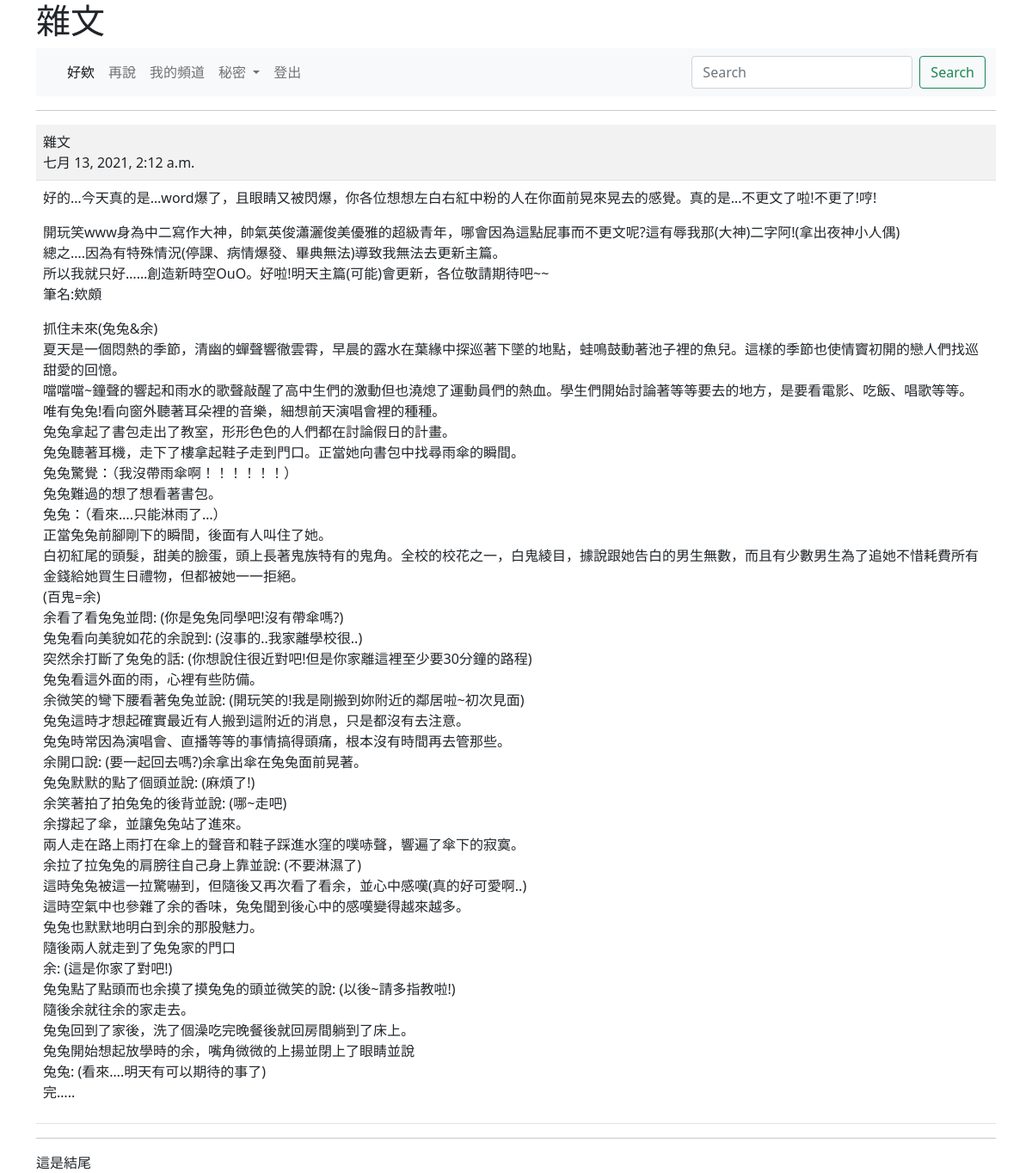
/show/8/ (signed in), run on the app's committed database.
### mysite/models.py (models this page shows, shortened)
class Post(models.Model):
    title = models.CharField(max_length=200)
    content = models.TextField()
    pub_date = models.DateTimeField(default=timezone.now)
    class Meta:
        ordering = ('-pub_date',)

### mysite/views.py (the view)
# urls.py: path('show/<int:id>/',views.show),
@login_required(login_url="/admin/login/")
def show(request,id):
    try:
        post = Post.objects.get(id=id)
    except:
        return redirect("/news/")
    return render(request ,"show.html",locals())

### templates/show.html (shortened to what this page needs)
{% extends "base.html" %}
{% block main %}
	<hr>
    <table  class="table table-striped">
        <tr><td>
            {{post.title}}<br>
            {{post.pub_date}}
        </td>
     </tr>
     <tr><td>
         {{post.content | linebreaks}}
     </td>
     </tr>
    </table>
{% endblock %}

### data on the page
Post: title "雜文", pub_date "七月 13, 2021, 2:12 a.m.", content "好的…今天真的是…word爆了，且眼睛又被閃爆，你各位想想左白右紅中粉的人在你面前晃來晃去的感覺。真的是…不更文了啦!不更了!哼! 開玩笑www身為中二寫作大神，帥氣英俊瀟灑俊美優雅的超級青年，哪會因為這點屁事而不更文呢?這有辱我那(大神)二字阿!(拿出夜神小人偶) 總之….因為有特殊情況(停課、病情爆發、畢典無法)導致我無法去更新主篇。 所以我就只好……創造新時空OuO。好啦!明天主篇(可能)會更新，各位敬請期待吧~~ 筆名:欸頗 抓住未來(兔兔&余) 夏天是一個悶熱的季節，清幽的蟬聲響徹雲霄，早晨的露水在葉緣中探巡著下墜的地點，蛙鳴鼓動著池子裡的魚兒。這樣的季節也使情竇初開的戀人們找巡甜愛的回憶。 噹噹噹~鐘聲的響起和雨水的歌聲敲醒了高中生們的激動但也澆熄了運動員們的熱血。學生們開始討論著等等要去的地方，是要看電影、吃飯、唱歌等等。 唯有兔兔!看向窗外聽著耳朵裡的音樂，細想前天演唱會裡的種種。 兔兔拿起了書包走出了教室，形形色色的人們都在討論假日的計畫。 兔兔聽著耳機，走下了樓拿起鞋子走到門口。正當她向書包中找尋雨傘的瞬間。 兔兔驚覺：（我沒帶雨傘啊！！！！！！） 兔兔難過的想了想看著書包。 兔兔：（看來….只能淋雨了…） 正當兔兔前腳剛下的瞬間，後面有人叫住了她。 白初紅尾的頭髮，甜美的臉蛋，頭上長著鬼族特有的鬼角。全校的校花之一，白鬼綾目，據說跟她告白的男生無數，而且有少數男生為了追她不惜耗費所有金錢給她買生日禮物，但都被她一一拒絕。 (百鬼=余) 余看了看兔兔並問: (你是兔兔同學吧!沒有帶傘嗎?) 兔兔看向美貌如花的余說到: (沒事的..我家離學校很..)…"
